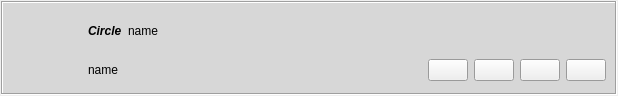
<?xml version="1.0" encoding="UTF-8"?>
<ui version="4.0">
 <class>GxsCircleItem</class>
 <widget class="QWidget" name="GxsCircleItem">
  <property name="geometry">
   <rect>
    <x>0</x>
    <y>0</y>
    <width>618</width>
    <height>96</height>
   </rect>
  </property>
  <layout class="QGridLayout" name="GxsCircleItemGLayout">
   <property name="leftMargin">
    <number>1</number>
   </property>
   <property name="topMargin">
    <number>1</number>
   </property>
   <property name="rightMargin">
    <number>1</number>
   </property>
   <property name="bottomMargin">
    <number>1</number>
   </property>
   <item row="0" column="0">
    <widget class="QFrame" name="frame">
     <property name="sizePolicy">
      <sizepolicy hsizetype="Expanding" vsizetype="Preferred">
       <horstretch>0</horstretch>
       <verstretch>0</verstretch>
      </sizepolicy>
     </property>
     <property name="palette">
      <palette>
       <active>
        <colorrole role="Base">
         <brush brushstyle="SolidPattern">
          <color alpha="255">
           <red>215</red>
           <green>215</green>
           <blue>215</blue>
          </color>
         </brush>
        </colorrole>
        <colorrole role="Window">
         <brush brushstyle="SolidPattern">
          <color alpha="255">
           <red>215</red>
           <green>215</green>
           <blue>215</blue>
          </color>
         </brush>
        </colorrole>
       </active>
       <inactive>
        <colorrole role="Base">
         <brush brushstyle="SolidPattern">
          <color alpha="255">
           <red>215</red>
           <green>215</green>
           <blue>215</blue>
          </color>
         </brush>
        </colorrole>
        <colorrole role="Window">
         <brush brushstyle="SolidPattern">
          <color alpha="255">
           <red>215</red>
           <green>215</green>
           <blue>215</blue>
          </color>
         </brush>
        </colorrole>
       </inactive>
       <disabled>
        <colorrole role="Base">
         <brush brushstyle="SolidPattern">
          <color alpha="255">
           <red>215</red>
           <green>215</green>
           <blue>215</blue>
          </color>
         </brush>
        </colorrole>
        <colorrole role="Window">
         <brush brushstyle="SolidPattern">
          <color alpha="255">
           <red>215</red>
           <green>215</green>
           <blue>215</blue>
          </color>
         </brush>
        </colorrole>
       </disabled>
      </palette>
     </property>
     <property name="autoFillBackground">
      <bool>true</bool>
     </property>
     <property name="frameShape">
      <enum>QFrame::Box</enum>
     </property>
     <property name="frameShadow">
      <enum>QFrame::Sunken</enum>
     </property>
     <layout class="QGridLayout" name="frameGLayout">
      <item row="0" column="0">
       <layout class="QGridLayout" name="topGLayout">
        <item row="0" column="0" rowspan="2">
         <widget class="QLabel" name="logoLabel">
          <property name="minimumSize">
           <size>
            <width>70</width>
            <height>70</height>
           </size>
          </property>
          <property name="maximumSize">
           <size>
            <width>70</width>
            <height>70</height>
           </size>
          </property>
          <property name="text">
           <string/>
          </property>
          <property name="pixmap">
           <pixmap resource="../icons.qrc">:/icons/svg/circles.svg</pixmap>
          </property>
          <property name="scaledContents">
           <bool>true</bool>
          </property>
         </widget>
        </item>
        <item row="0" column="1">
         <layout class="QHBoxLayout" name="nameHLayout">
          <item>
           <widget class="QLabel" name="titleLabel">
            <property name="sizePolicy">
             <sizepolicy hsizetype="Minimum" vsizetype="Minimum">
              <horstretch>0</horstretch>
              <verstretch>0</verstretch>
             </sizepolicy>
            </property>
            <property name="font">
             <font>
              <weight>75</weight>
              <italic>true</italic>
              <bold>true</bold>
             </font>
            </property>
            <property name="text">
             <string notr="true">Circle</string>
            </property>
           </widget>
          </item>
          <item>
           <widget class="QLabel" name="nameLabel">
            <property name="text">
             <string notr="true">name</string>
            </property>
            <property name="openExternalLinks">
             <bool>true</bool>
            </property>
           </widget>
          </item>
          <item>
           <spacer name="nameHSpacer">
            <property name="orientation">
             <enum>Qt::Horizontal</enum>
            </property>
            <property name="sizeHint" stdset="0">
             <size>
              <width>40</width>
              <height>20</height>
             </size>
            </property>
           </spacer>
          </item>
         </layout>
        </item>
        <item row="1" column="1">
         <layout class="QHBoxLayout" name="toolbarHLayout">
          <item>
           <widget class="QLabel" name="gxsIdLabel">
            <property name="text">
             <string notr="true">name</string>
            </property>
            <property name="openExternalLinks">
             <bool>true</bool>
            </property>
           </widget>
          </item>
          <item>
           <spacer name="tollbarHSpacer">
            <property name="orientation">
             <enum>Qt::Horizontal</enum>
            </property>
            <property name="sizeType">
             <enum>QSizePolicy::Expanding</enum>
            </property>
            <property name="sizeHint" stdset="0">
             <size>
              <width>254</width>
              <height>28</height>
             </size>
            </property>
           </spacer>
          </item>
          <item>
           <widget class="QPushButton" name="acceptButton">
            <property name="sizePolicy">
             <sizepolicy hsizetype="Fixed" vsizetype="Fixed">
              <horstretch>0</horstretch>
              <verstretch>0</verstretch>
             </sizepolicy>
            </property>
            <property name="focusPolicy">
             <enum>Qt::NoFocus</enum>
            </property>
            <property name="icon">
             <iconset resource="../images.qrc">
              <normaloff>:/images/accepted16.png</normaloff>:/images/accepted16.png</iconset>
            </property>
           </widget>
          </item>
          <item>
           <widget class="QPushButton" name="revokeButton">
            <property name="sizePolicy">
             <sizepolicy hsizetype="Fixed" vsizetype="Fixed">
              <horstretch>0</horstretch>
              <verstretch>0</verstretch>
             </sizepolicy>
            </property>
            <property name="focusPolicy">
             <enum>Qt::NoFocus</enum>
            </property>
            <property name="icon">
             <iconset resource="../images.qrc">
              <normaloff>:/images/cancel.png</normaloff>:/images/cancel.png</iconset>
            </property>
           </widget>
          </item>
          <item>
           <widget class="QPushButton" name="expandButton">
            <property name="sizePolicy">
             <sizepolicy hsizetype="Fixed" vsizetype="Fixed">
              <horstretch>0</horstretch>
              <verstretch>0</verstretch>
             </sizepolicy>
            </property>
            <property name="focusPolicy">
             <enum>Qt::NoFocus</enum>
            </property>
            <property name="toolTip">
             <string>Details</string>
            </property>
            <property name="icon">
             <iconset resource="../images.qrc">
              <normaloff>:/images/edit_add24.png</normaloff>:/images/edit_add24.png</iconset>
            </property>
           </widget>
          </item>
          <item>
           <widget class="QPushButton" name="clearButton">
            <property name="sizePolicy">
             <sizepolicy hsizetype="Fixed" vsizetype="Fixed">
              <horstretch>0</horstretch>
              <verstretch>0</verstretch>
             </sizepolicy>
            </property>
            <property name="focusPolicy">
             <enum>Qt::NoFocus</enum>
            </property>
            <property name="toolTip">
             <string>Remove Item</string>
            </property>
            <property name="icon">
             <iconset resource="../images.qrc">
              <normaloff>:/images/close_normal.png</normaloff>:/images/close_normal.png</iconset>
            </property>
           </widget>
          </item>
         </layout>
        </item>
       </layout>
      </item>
     </layout>
    </widget>
   </item>
  </layout>
 </widget>
 <resources>
  <include location="../images.qrc"/>
  <include location="../icons.qrc"/>
 </resources>
 <connections/>
</ui>
